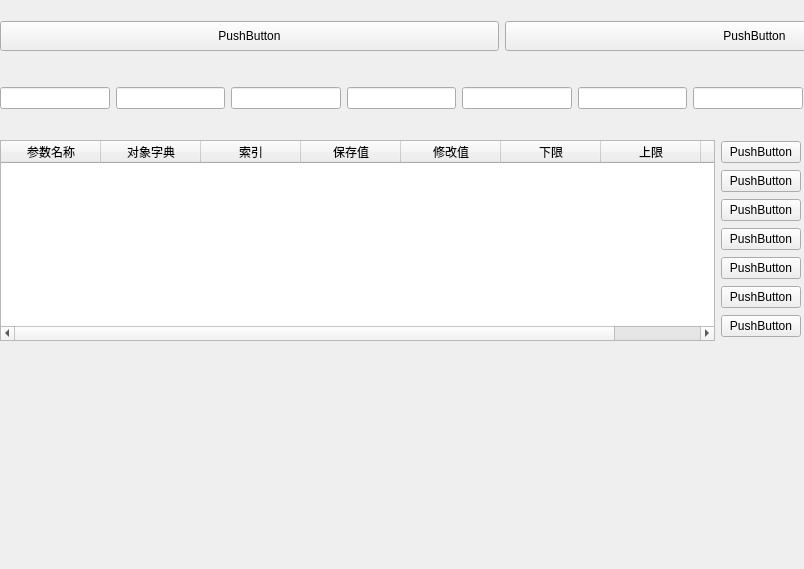
<?xml version="1.0" encoding="UTF-8"?>
<ui version="4.0">
 <class>CanController</class>
 <widget class="QWidget" name="CanController">
  <property name="geometry">
   <rect>
    <x>0</x>
    <y>0</y>
    <width>804</width>
    <height>569</height>
   </rect>
  </property>
  <property name="windowTitle">
   <string>CanController</string>
  </property>
  <widget class="QWidget" name="formLayoutWidget">
   <property name="geometry">
    <rect>
     <x>0</x>
     <y>0</y>
     <width>1004</width>
     <height>140</height>
    </rect>
   </property>
   <layout class="QVBoxLayout" name="verticalLayout_2">
    <item>
     <layout class="QHBoxLayout" name="horizontalLayout_2">
      <item>
       <widget class="QPushButton" name="pushButton_2">
        <property name="minimumSize">
         <size>
          <width>0</width>
          <height>30</height>
         </size>
        </property>
        <property name="maximumSize">
         <size>
          <width>16777215</width>
          <height>30</height>
         </size>
        </property>
        <property name="text">
         <string>PushButton</string>
        </property>
       </widget>
      </item>
      <item>
       <widget class="QPushButton" name="pushButton">
        <property name="minimumSize">
         <size>
          <width>0</width>
          <height>30</height>
         </size>
        </property>
        <property name="maximumSize">
         <size>
          <width>16777215</width>
          <height>30</height>
         </size>
        </property>
        <property name="text">
         <string>PushButton</string>
        </property>
       </widget>
      </item>
     </layout>
    </item>
    <item>
     <layout class="QHBoxLayout" name="horizontalLayout_3">
      <item>
       <widget class="QLineEdit" name="lineEdit_8">
        <property name="minimumSize">
         <size>
          <width>0</width>
          <height>20</height>
         </size>
        </property>
       </widget>
      </item>
      <item>
       <widget class="QLineEdit" name="lineEdit_7">
        <property name="minimumSize">
         <size>
          <width>0</width>
          <height>20</height>
         </size>
        </property>
       </widget>
      </item>
      <item>
       <widget class="QLineEdit" name="lineEdit_6">
        <property name="minimumSize">
         <size>
          <width>0</width>
          <height>20</height>
         </size>
        </property>
       </widget>
      </item>
      <item>
       <widget class="QLineEdit" name="lineEdit_5">
        <property name="minimumSize">
         <size>
          <width>0</width>
          <height>20</height>
         </size>
        </property>
       </widget>
      </item>
      <item>
       <widget class="QLineEdit" name="lineEdit_4">
        <property name="minimumSize">
         <size>
          <width>0</width>
          <height>20</height>
         </size>
        </property>
       </widget>
      </item>
      <item>
       <widget class="QLineEdit" name="lineEdit_3">
        <property name="minimumSize">
         <size>
          <width>0</width>
          <height>20</height>
         </size>
        </property>
       </widget>
      </item>
      <item>
       <widget class="QLineEdit" name="lineEdit_2">
        <property name="minimumSize">
         <size>
          <width>0</width>
          <height>20</height>
         </size>
        </property>
       </widget>
      </item>
      <item>
       <widget class="QLineEdit" name="lineEdit">
        <property name="minimumSize">
         <size>
          <width>0</width>
          <height>20</height>
         </size>
        </property>
       </widget>
      </item>
      <item>
       <widget class="QPushButton" name="pushButton_3">
        <property name="minimumSize">
         <size>
          <width>0</width>
          <height>40</height>
         </size>
        </property>
        <property name="text">
         <string>PushButton</string>
        </property>
       </widget>
      </item>
     </layout>
    </item>
   </layout>
  </widget>
  <widget class="QWidget" name="horizontalLayoutWidget_3">
   <property name="geometry">
    <rect>
     <x>0</x>
     <y>140</y>
     <width>801</width>
     <height>201</height>
    </rect>
   </property>
   <layout class="QHBoxLayout" name="horizontalLayout_4">
    <item>
     <widget class="QTableWidget" name="tableWidget">
      <column>
       <property name="text">
        <string>参数名称</string>
       </property>
      </column>
      <column>
       <property name="text">
        <string>对象字典</string>
       </property>
      </column>
      <column>
       <property name="text">
        <string>索引</string>
       </property>
      </column>
      <column>
       <property name="text">
        <string>保存值</string>
       </property>
      </column>
      <column>
       <property name="text">
        <string>修改值</string>
       </property>
      </column>
      <column>
       <property name="text">
        <string>下限</string>
       </property>
      </column>
      <column>
       <property name="text">
        <string>上限</string>
       </property>
      </column>
      <column>
       <property name="text">
        <string>操作</string>
       </property>
      </column>
     </widget>
    </item>
    <item>
     <layout class="QVBoxLayout" name="verticalLayout_3">
      <item>
       <widget class="QPushButton" name="pushButton_7">
        <property name="text">
         <string>PushButton</string>
        </property>
       </widget>
      </item>
      <item>
       <widget class="QPushButton" name="pushButton_5">
        <property name="text">
         <string>PushButton</string>
        </property>
       </widget>
      </item>
      <item>
       <widget class="QPushButton" name="pushButton_8">
        <property name="text">
         <string>PushButton</string>
        </property>
       </widget>
      </item>
      <item>
       <widget class="QPushButton" name="pushButton_9">
        <property name="text">
         <string>PushButton</string>
        </property>
       </widget>
      </item>
      <item>
       <widget class="QPushButton" name="pushButton_10">
        <property name="text">
         <string>PushButton</string>
        </property>
       </widget>
      </item>
      <item>
       <widget class="QPushButton" name="pushButton_6">
        <property name="text">
         <string>PushButton</string>
        </property>
       </widget>
      </item>
      <item>
       <widget class="QPushButton" name="pushButton_4">
        <property name="text">
         <string>PushButton</string>
        </property>
       </widget>
      </item>
     </layout>
    </item>
   </layout>
  </widget>
 </widget>
 <resources/>
 <connections/>
</ui>
